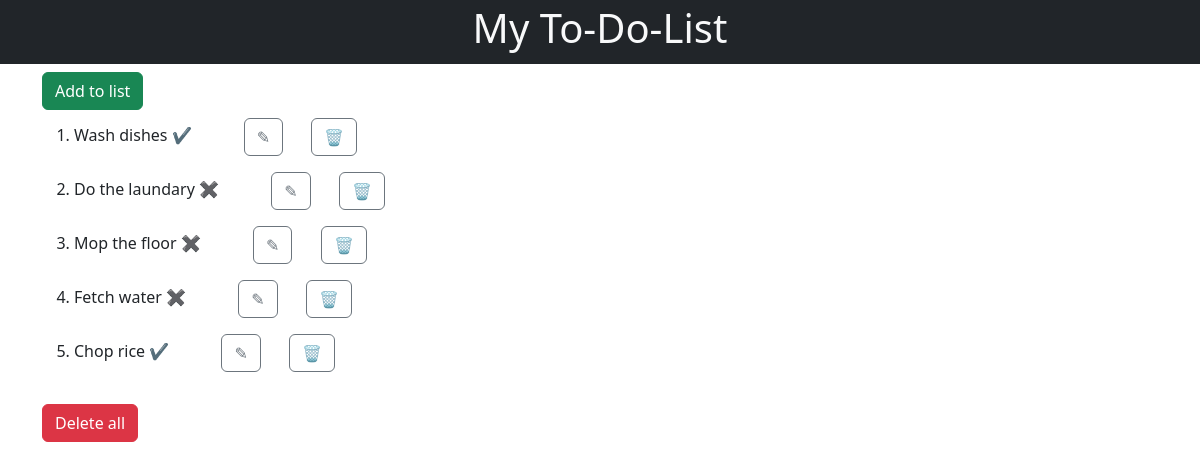
The page / on the database its author committed.
### todoApp/models.py (models this page shows, shortened)
class Tasks(models.Model):
    title = models.CharField(max_length=100)
    completed = models.BooleanField(default=False)
    created_at = models.DateTimeField(auto_now_add=True)
    updated_at = models.DateTimeField(auto_now_add=True)

### todoApp/views.py (the view)
# urls.py: path('', views.task_read_view, name="task_list"),
def task_read_view(request):
    tasks = Tasks.objects.all()
    return render(request, 'list.html', {'tasks':tasks})

### todoApp/templates/list.html (shortened to what this page needs)
{% load static %}
<!DOCTYPE html>
<html lang="en">
<head>
    <link rel="stylesheet" href="https://cdn.jsdelivr.net/npm/bootstrap@5.3.8/dist/css/bootstrap.min.css">
    <link rel="stylesheet" href="{% static 'styles/styles.css' %}">
</head>
<body>
    <div class="bg-dark text-light text-center p-1"><h1>My To-Do-List</h1></div>
       <div class="container">
         <a href="{% url 'task_create' %}" class="btn btn-success text-decoration none my-2">Add to list</a></button>
        <ol>
            {% for task in tasks %}
            <li class="pb-3">
                {{ task.title }}
                {% if task.completed %}
                    ✔️
                {% else %}
                    ✖️
                {% endif %}
                <a href="{% url 'task_update' task.id %}" class="btn btn-outline-secondary lead text-decoration-none ms-5 mx-4 align-items-center justify-content-between">✎</a>
                <a href="{% url 'task_delete' task.id %}" class="btn btn-outline-secondary lead text-decoration-none">🗑</a>
            </li>
            {% empty %}
            <li>No tasks yet</li>
            {% endfor %}
        </ol>
        <a href="{% url 'task_delete_all' %}" class="btn btn-danger text-decoration-none">Delete all</a>
       </div>
</body>
</html>

### rows shown on the page
Tasks: title "Wash dishes"
Tasks: title "Do the laundary"
Tasks: title "Mop the floor"
Tasks: title "Fetch water"
Tasks: title "Chop rice"
